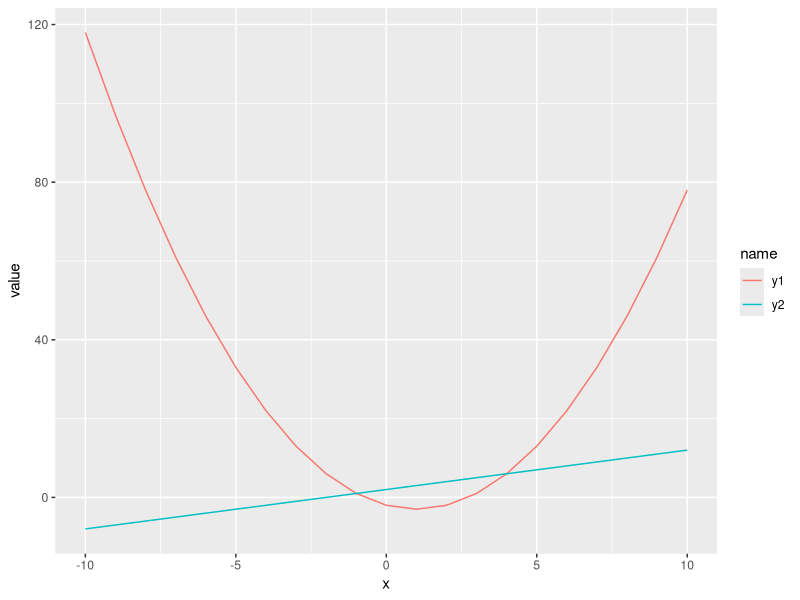

This figure's R source:
## ---- chunk 1
library(tidyverse)
## ---- chunk 2
data.frame(x=seq(from=5, to=8)) %>% mutate(y=2 * x - 9) %>% pull(y) %>% sum
## ---- chunk 3
data.frame(x=seq(from=-10, to=10, by=1)) %>%  mutate(y1 = x^2 - 2*x - 2, y2 = x + 2)  %>% 
                pivot_longer(!x)  %>% 
                ggplot(aes(x=x, y=value)) + geom_line(aes(colour = name))
